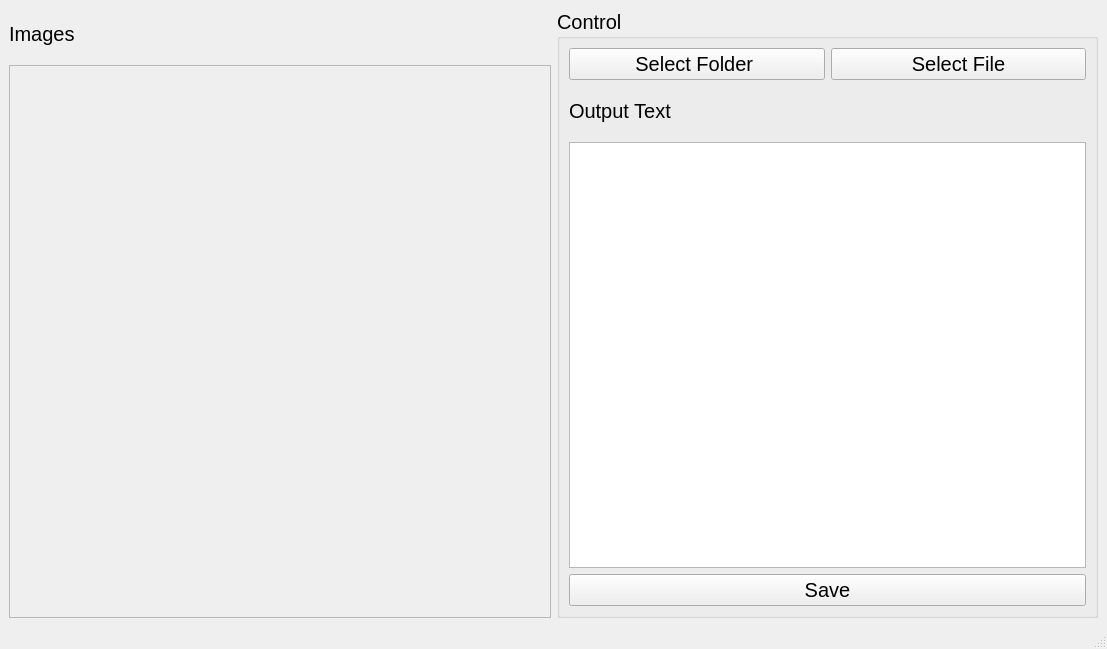
<?xml version="1.0" encoding="UTF-8"?>
<ui version="4.0">
 <class>MainWindow</class>
 <widget class="QMainWindow" name="MainWindow">
  <property name="geometry">
   <rect>
    <x>0</x>
    <y>0</y>
    <width>1107</width>
    <height>649</height>
   </rect>
  </property>
  <property name="windowTitle">
   <string>MainWindow</string>
  </property>
  <widget class="QWidget" name="centralwidget">
   <layout class="QGridLayout" name="gridLayout">
    <item row="1" column="1">
     <widget class="QGroupBox" name="groupBox">
      <property name="font">
       <font>
        <pointsize>15</pointsize>
       </font>
      </property>
      <property name="title">
       <string>Control</string>
      </property>
      <layout class="QGridLayout" name="gridLayout_2">
       <item row="0" column="0">
        <widget class="QPushButton" name="btn_select_folder">
         <property name="font">
          <font>
           <pointsize>15</pointsize>
          </font>
         </property>
         <property name="text">
          <string>Select Folder </string>
         </property>
        </widget>
       </item>
       <item row="0" column="1">
        <widget class="QPushButton" name="btn_select_file">
         <property name="font">
          <font>
           <pointsize>15</pointsize>
          </font>
         </property>
         <property name="text">
          <string>Select File</string>
         </property>
        </widget>
       </item>
       <item row="2" column="0" colspan="2">
        <widget class="QPlainTextEdit" name="te_outpu">
         <property name="sizePolicy">
          <sizepolicy hsizetype="Preferred" vsizetype="Preferred">
           <horstretch>0</horstretch>
           <verstretch>0</verstretch>
          </sizepolicy>
         </property>
        </widget>
       </item>
       <item row="1" column="0" colspan="2">
        <widget class="QLabel" name="label">
         <property name="sizePolicy">
          <sizepolicy hsizetype="Preferred" vsizetype="Preferred">
           <horstretch>0</horstretch>
           <verstretch>0</verstretch>
          </sizepolicy>
         </property>
         <property name="maximumSize">
          <size>
           <width>16777215</width>
           <height>50</height>
          </size>
         </property>
         <property name="text">
          <string>Output Text</string>
         </property>
        </widget>
       </item>
       <item row="3" column="0" colspan="2">
        <widget class="QPushButton" name="btn_save">
         <property name="text">
          <string>Save</string>
         </property>
        </widget>
       </item>
      </layout>
     </widget>
    </item>
    <item row="1" column="0">
     <layout class="QGridLayout" name="gridLayout_3">
      <item row="1" column="0">
       <widget class="QScrollArea" name="scrollArea">
        <property name="sizePolicy">
         <sizepolicy hsizetype="Preferred" vsizetype="Preferred">
          <horstretch>0</horstretch>
          <verstretch>0</verstretch>
         </sizepolicy>
        </property>
        <property name="widgetResizable">
         <bool>true</bool>
        </property>
        <widget class="QWidget" name="scrollAreaWidgetContents">
         <property name="geometry">
          <rect>
           <x>0</x>
           <y>0</y>
           <width>538</width>
           <height>530</height>
          </rect>
         </property>
        </widget>
       </widget>
      </item>
      <item row="0" column="0">
       <widget class="QLabel" name="label_2">
        <property name="maximumSize">
         <size>
          <width>16777215</width>
          <height>50</height>
         </size>
        </property>
        <property name="font">
         <font>
          <pointsize>15</pointsize>
         </font>
        </property>
        <property name="text">
         <string>Images</string>
        </property>
       </widget>
      </item>
     </layout>
    </item>
   </layout>
  </widget>
  <widget class="QMenuBar" name="menubar">
   <property name="geometry">
    <rect>
     <x>0</x>
     <y>0</y>
     <width>1107</width>
     <height>21</height>
    </rect>
   </property>
  </widget>
  <widget class="QStatusBar" name="statusbar"/>
 </widget>
 <resources/>
 <connections/>
</ui>
